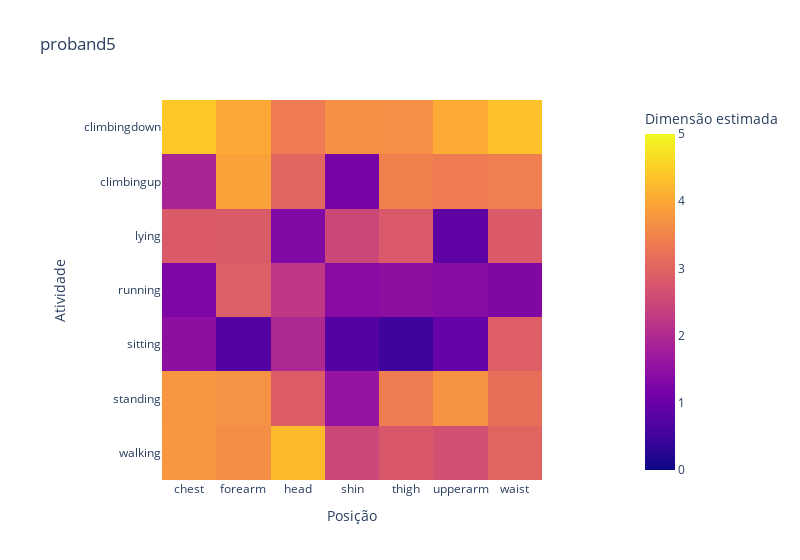

The code cell stored with this chart in its notebook:
### Code cell
fig = px.imshow(DIest, width=800, title=users[nu], zmax=5, zmin=0,
                labels=dict(y='Atividade', x='Posição', color='Dimensão estimada'),
                y=actis,
                x=posis)
fig.show()

### Figure 1 — Plotly figure (JSON) as saved in the notebook; plotly's stock layout.template omitted (floating-point values rounded to 4 significant figures)
{"data": [{"coloraxis": "coloraxis", "hovertemplate": "Posição: %{x}<br>Atividade: %{y}<br>Dimensão estimada: %{z}<extra></extra>", "name": "0", "type": "heatmap", "x": ["chest", "forearm", "head", "shin", "thigh", "upperarm", "waist"], "xaxis": "x", "y": ["climbingdown", "climbingup", "lying", "running", "sitting", "standing", "walking"], "yaxis": "y", "z": [[4.412, 4.005, 3.365, 3.671, 3.649, 4.062, 4.345], [1.911, 3.917, 3.004, 1.181, 3.446, 3.36, 3.402], [2.832, 2.837, 1.291, 2.506, 2.81, 0.8602, 2.829], [1.261, 2.889, 2.245, 1.396, 1.47, 1.39, 1.277], [1.458, 0.7401, 1.963, 0.7416, 0.474, 0.9704, 2.916], [3.747, 3.698, 2.877, 1.589, 3.385, 3.709, 3.166], [3.771, 3.626, 4.24, 2.518, 2.784, 2.663, 3.002]]}], "layout": {"coloraxis": {"cmax": 5, "cmin": 0, "colorbar": {"title": {"text": "Dimensão estimada"}}, "colorscale": [[0, "#0d0887"], [0.1111, "#46039f"], [0.2222, "#7201a8"], [0.3333, "#9c179e"], [0.4444, "#bd3786"], [0.5556, "#d8576b"], [0.6667, "#ed7953"], [0.7778, "#fb9f3a"], [0.8889, "#fdca26"], [1, "#f0f921"]]}, "title": {"text": "proband5"}, "width": 800, "xaxis": {"anchor": "y", "constrain": "domain", "domain": [0, 1], "scaleanchor": "y", "title": {"text": "Posição"}}, "yaxis": {"anchor": "x", "autorange": "reversed", "constrain": "domain", "domain": [0, 1], "title": {"text": "Atividade"}}}}
